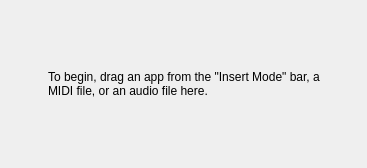
<?xml version="1.0" encoding="UTF-8"?>
<ui version="4.0">
 <class>TrackHint</class>
 <widget class="QWidget" name="TrackHint">
  <property name="geometry">
   <rect>
    <x>0</x>
    <y>0</y>
    <width>367</width>
    <height>168</height>
   </rect>
  </property>
  <property name="sizePolicy">
   <sizepolicy hsizetype="Expanding" vsizetype="Preferred">
    <horstretch>0</horstretch>
    <verstretch>0</verstretch>
   </sizepolicy>
  </property>
  <property name="windowTitle">
   <string>Form</string>
  </property>
  <layout class="QGridLayout" name="gridLayout">
   <item row="1" column="1">
    <widget class="QLabel" name="label">
     <property name="sizePolicy">
      <sizepolicy hsizetype="Expanding" vsizetype="Preferred">
       <horstretch>0</horstretch>
       <verstretch>0</verstretch>
      </sizepolicy>
     </property>
     <property name="text">
      <string>To begin, drag an app from the &quot;Insert Mode&quot; bar, a MIDI file, or an audio file here.</string>
     </property>
     <property name="wordWrap">
      <bool>true</bool>
     </property>
    </widget>
   </item>
   <item row="0" column="1">
    <spacer name="verticalSpacer">
     <property name="orientation">
      <enum>Qt::Vertical</enum>
     </property>
     <property name="sizeHint" stdset="0">
      <size>
       <width>0</width>
       <height>0</height>
      </size>
     </property>
    </spacer>
   </item>
   <item row="2" column="1">
    <spacer name="verticalSpacer_2">
     <property name="orientation">
      <enum>Qt::Vertical</enum>
     </property>
     <property name="sizeHint" stdset="0">
      <size>
       <width>0</width>
       <height>0</height>
      </size>
     </property>
    </spacer>
   </item>
   <item row="1" column="2">
    <spacer name="horizontalSpacer">
     <property name="orientation">
      <enum>Qt::Horizontal</enum>
     </property>
     <property name="sizeHint" stdset="0">
      <size>
       <width>0</width>
       <height>0</height>
      </size>
     </property>
    </spacer>
   </item>
   <item row="1" column="0">
    <spacer name="horizontalSpacer_2">
     <property name="orientation">
      <enum>Qt::Horizontal</enum>
     </property>
     <property name="sizeHint" stdset="0">
      <size>
       <width>0</width>
       <height>0</height>
      </size>
     </property>
    </spacer>
   </item>
  </layout>
 </widget>
 <resources/>
 <connections/>
</ui>
